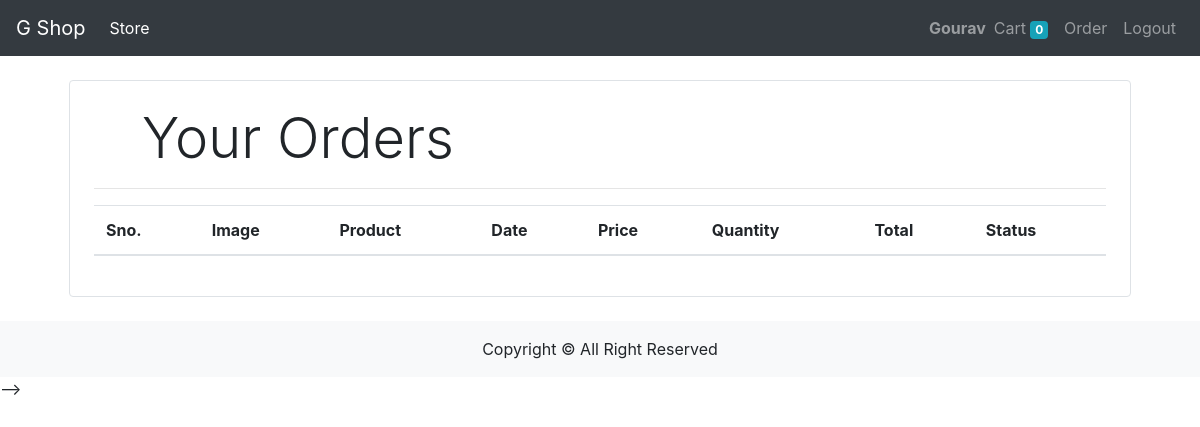
The app's page /orders (signed in), older data.
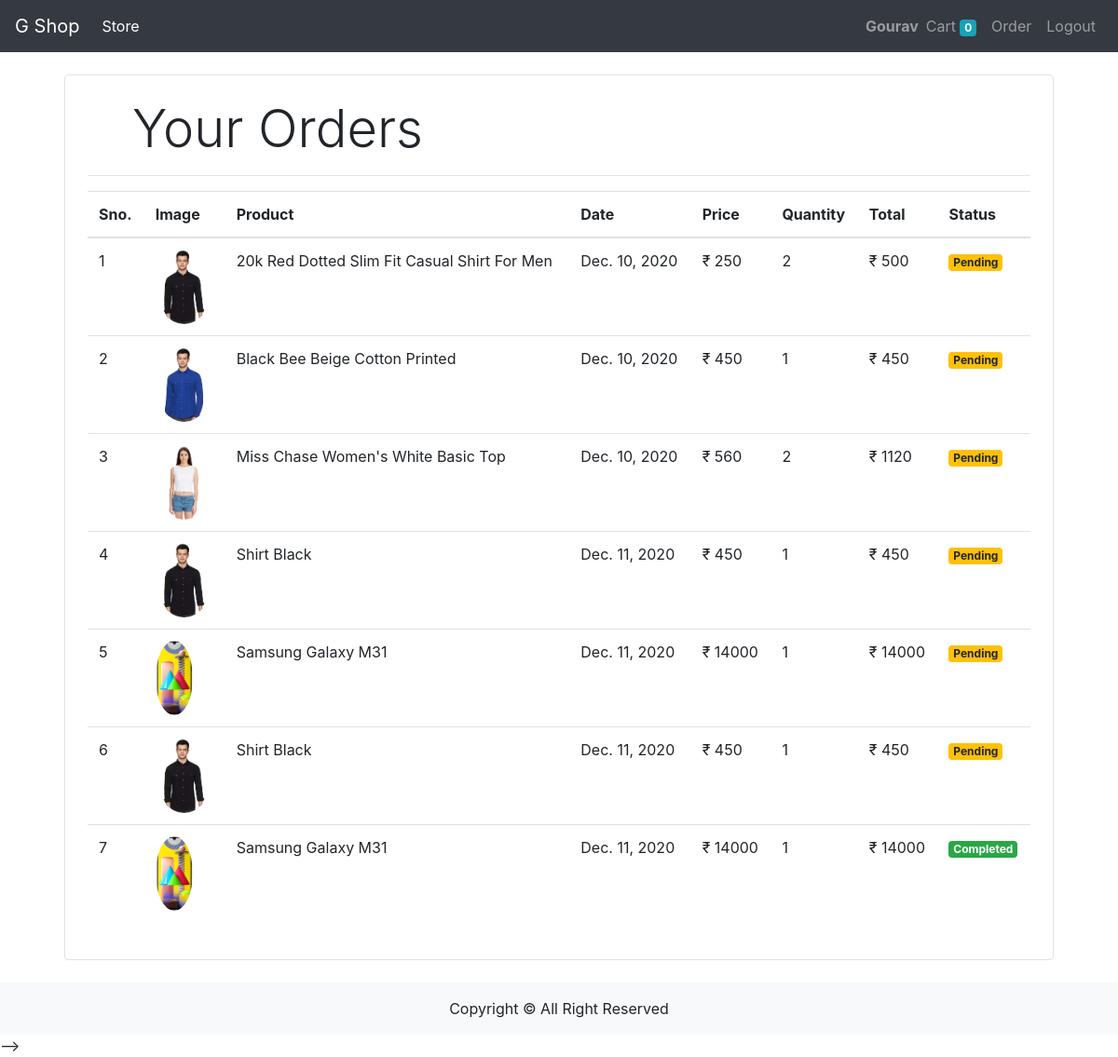
The same page, newer data.
### store/models/orders.py (models this page shows, shortened)
class Order(models.Model):
    product = models.ForeignKey(Product,on_delete=models.CASCADE)
    customer = models.ForeignKey(Customer,on_delete=models.CASCADE)
    quantity = models.IntegerField(default=1)
    price = models.IntegerField()
    address = models.CharField(max_length=50, default='', blank=True)
    phone = models.CharField(max_length=50, default='', blank=True)
    date = models.DateField(default=datetime.datetime.today)
    status = models.BooleanField(default=False)
    @staticmethod
    def get_orders_by_customer(customer_id):
        return Order.objects.filter(customer=customer_id).order_by('-date')

### store/models/product.py (models this page shows, shortened)
class Product(models.Model):
    name = models.CharField(max_length=50)
    price = models.IntegerField(default=0)
    category = models.ForeignKey(Category, on_delete=models.CASCADE, default=1)
    description = models.CharField(max_length=200, default='', null=True, blank=True)
    image = models.ImageField(upload_to='uploads/product/')

### store/views/orders.py (the view)
# urls.py: path('orders',OrderView.as_view(), name='order'),
class OrderView(View):
    @method_decorator(auth_middleware)
    def get(self, request):
        customer = request.session.get('customer')
        orders = Order.get_orders_by_customer(customer)
        print(orders)
        orders=orders.reverse()
        return render(request, 'store/orders.html', {'orders': orders})

### store/templatetags/custom_filter.py (called while the page is built)
@register.filter(name='currency')
def currency(number):
    return "₹ "+str(number)

@register.filter(name='multiply')
def multiply(number , number1):
    return number * number1

### store/templates/store/orders.html
{% extends 'base.html' %}
{% block content %}
{% load cart %}
{% load custom_filter %}
<div class="container">
   <div class="border rounded p-4 m-4">
        <p class="display-4 pl-4 ml-4">Your Orders</p>
        <hr>
        <table class="table">
            <thead>
                <tr>
                    <th>Sno.</th>
                    <th>Image</th>
                    <th>Product</th>
                    <th>Date</th>
                    <th>Price</th>
                    <th>Quantity</th>
                    <th>Total</th>
                    <th>Status</th>
                </tr>
            </thead>
            <tbody>
                {% for order in orders %}
                <tr>
                    <td>{{forloop.counter}}</td>
                    <td><img style="height: 80px;" class="rounded-circle" src="{{order.product.image.url}}" alt=""></td>
                    <td>{{order.product.name}}</td>
                    <td>{{order.date}}</td>
                    <td>{{order.price|currency}}</td>
                    <td>{{order.quantity}}</td>
                    <td>{{order.quantity|multiply:order.price|currency}}</td>
                    {% if order.status %}
                    <td><small class="badge badge-success">Completed</small></td>
                    {%else%}
                    <td><small class="badge badge-warning">Pending</small></td>
                    {% endif %}
                </tr>
                {% endfor %}
            </tbody>
        </table>
   </div>
</div>
{% endblock %}

### store/templates/base.html (shortened to what this page needs)
<!doctype html>
<html lang="en">
<head>
    <link rel="stylesheet" href="https://cdn.jsdelivr.net/npm/bootstrap@4.5.3/dist/css/bootstrap.min.css"
>
</head>
<body>
<nav class="navbar navbar-expand-lg bg-dark navbar-dark ">
    <a class="navbar-brand" href="/">G Shop</a>
    <div class="collapse navbar-collapse" id="navbarSupportedContent">
        <ul class="navbar-nav mr-auto ">
            <li class="nav-item active">
                <a class="nav-link" href="#">Store <span class="sr-only">(current)</span></a>
            </li>
        </ul>
        <ul class="navbar-nav my-2 my-lg-0">
            {% if request.session.customer %}
            <li class="nav-item ">
                <span class="navbar-text font-weight-bold ">{{ request.session.customer_name }}</span>
            </li>
            <li class="nav-item ">
                <a class="nav-link" href="/cart">Cart
                    <span class="badge badge-info">{{request.session.cart.keys|length}}</span>
                    <span class="sr-only">(current)</span></a>
            </li>
            <li class="nav-item ">
                <a class="nav-link" href="/orders">Order<span class="sr-only">(current)</span></a>
            </li>
            <li class="nav-item ">
                <a class="nav-link" href="/logout">Logout <span class="sr-only">(current)</span></a>
            </li>
            {% endif %}
        </ul>
    </div>
</nav>
{% block content %}
{% endblock content %}
<footer class="px-lg-5 py-3 bg-light d-flex justify-content-center">
        <span>Copyright &copy; All Right Reserved</span>
</footer>
-->
</body>
</html>

Row changes from the older to the newer data that the page shows:
added Order: product.image (picture), product.name "20k Red Dotted Slim Fit Casual Shirt For Men", date "Dec. 10, 2020", price "₹ 250", quantity "2", quantity|multiply "₹ 500", status "Pending"
added Order: product.image (picture), product.name "Black Bee Beige Cotton Printed", date "Dec. 10, 2020", price "₹ 450", quantity "1", quantity|multiply "₹ 450", status "Pending"
added Order: product.image (picture), product.name "Miss Chase Women's White Basic Top", date "Dec. 10, 2020", price "₹ 560", quantity "2", quantity|multiply "₹ 1120", status "Pending"
added Order: product.image (picture), product.name "Shirt Black", date "Dec. 11, 2020", price "₹ 450", quantity "1", quantity|multiply "₹ 450", status "Pending"
added Order: product.image (picture), product.name "Samsung Galaxy M31", date "Dec. 11, 2020", price "₹ 14000", quantity "1", quantity|multiply "₹ 14000", status "Pending"
added Order: product.image (picture), product.name "Shirt Black", date "Dec. 11, 2020", price "₹ 450", quantity "1", quantity|multiply "₹ 450", status "Pending"
added Order: product.image (picture), product.name "Samsung Galaxy M31", date "Dec. 11, 2020", price "₹ 14000", quantity "1", quantity|multiply "₹ 14000", status "Completed"
